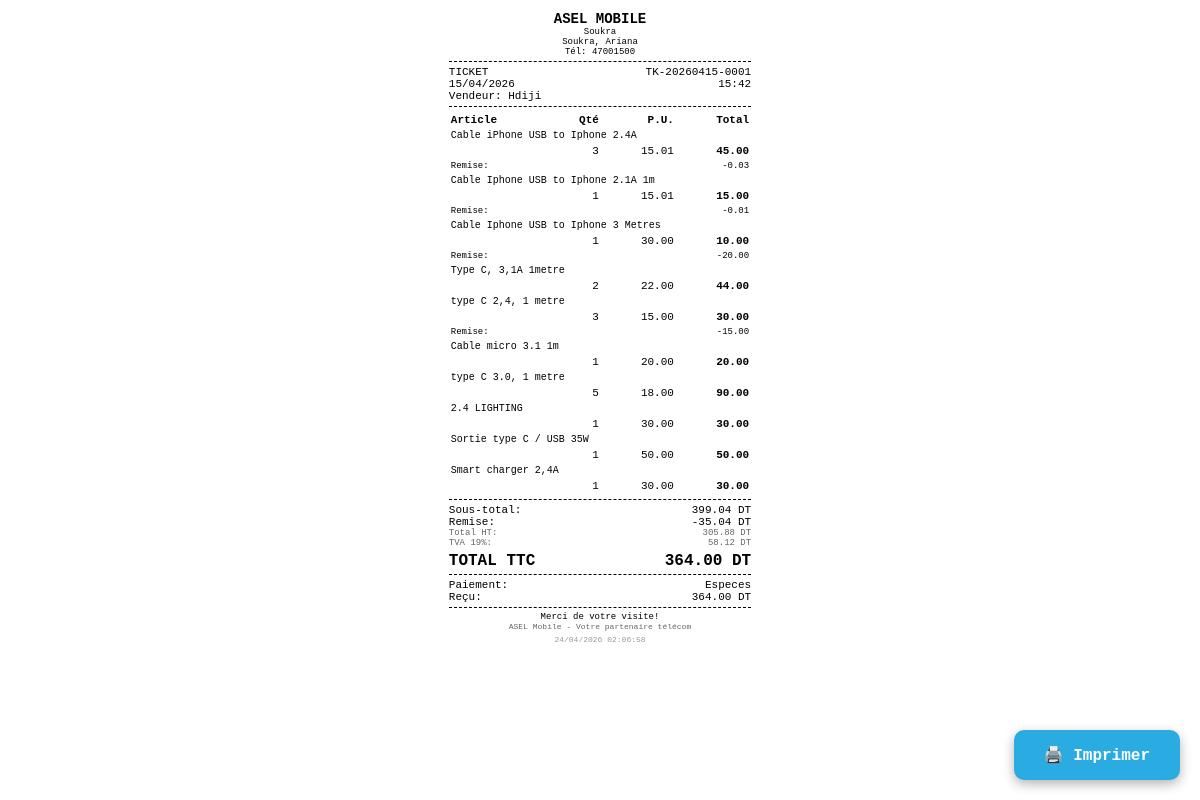
The page /receipt.php?id=1 (signed in) on the database its author committed.
### tables this page shows
CREATE TABLE `factures` (
  `id` int(11) NOT NULL,
  `numero` varchar(30) NOT NULL,
  `franchise_id` int(11) NOT NULL,
  `client_id` int(11) DEFAULT NULL,
  `type_facture` enum('ticket','facture','devis') DEFAULT 'ticket',
  `sous_total` decimal(10,2) DEFAULT 0.00,
  `remise_totale` decimal(10,2) DEFAULT 0.00,
  `total_ht` decimal(10,2) DEFAULT 0.00,
  `tva` decimal(10,2) DEFAULT 0.00,
  `total_ttc` decimal(10,2) DEFAULT 0.00,
  `mode_paiement` enum('especes','carte','virement','cheque','mixte') DEFAULT 'especes',
  `montant_recu` decimal(10,2) DEFAULT 0.00,
  `monnaie` decimal(10,2) DEFAULT 0.00,
  `statut` enum('payee','en_attente','annulee') DEFAULT 'payee',
  `utilisateur_id` int(11) DEFAULT NULL,
  `note` text DEFAULT NULL,
  `date_facture` datetime DEFAULT current_timestamp(),
  `tva_montant` decimal(10,2) DEFAULT 0.00
);

CREATE TABLE `franchises` (
  `id` int(11) NOT NULL,
  `nom` varchar(100) NOT NULL,
  `type_franchise` enum('central','point_de_vente') DEFAULT 'point_de_vente',
  `adresse` varchar(255) DEFAULT NULL,
  `telephone` varchar(50) DEFAULT NULL,
  `responsable` varchar(100) DEFAULT NULL,
  `horaires` varchar(255) DEFAULT 'Lun-Sam: 09:00-19:00',
  `notes_internes` text DEFAULT NULL,
  `statut_commercial` enum('prospect','contact','contrat_non_signe','contrat_signe','actif','suspendu','resilie') DEFAULT 'actif',
  `latitude` decimal(10,8) DEFAULT NULL,
  `longitude` decimal(11,8) DEFAULT NULL,
  `actif` tinyint(4) DEFAULT 1,
  `date_creation` datetime DEFAULT current_timestamp()
);

CREATE TABLE `utilisateurs` (
  `id` int(11) NOT NULL,
  `nom_utilisateur` varchar(50) NOT NULL,
  `mot_de_passe` varchar(255) NOT NULL,
  `nom_complet` varchar(100) NOT NULL,
  `prenom` varchar(100) DEFAULT '',
  `cin` varchar(8) DEFAULT NULL,
  `telephone` varchar(20) DEFAULT '',
  `role` enum('admin','franchise','gestionnaire','viewer') NOT NULL,
  `custom_permissions` text DEFAULT NULL,
  `franchise_id` int(11) DEFAULT NULL,
  `actif` tinyint(4) DEFAULT 1,
  `date_creation` datetime DEFAULT current_timestamp()
);

CREATE TABLE `facture_lignes` (
  `id` int(11) NOT NULL,
  `facture_id` int(11) NOT NULL,
  `type_ligne` enum('produit','service','recharge') DEFAULT 'produit',
  `produit_id` int(11) DEFAULT NULL,
  `service_id` int(11) DEFAULT NULL,
  `designation` varchar(200) NOT NULL,
  `quantite` int(11) DEFAULT 1,
  `prix_unitaire` decimal(10,2) NOT NULL,
  `remise` decimal(10,2) DEFAULT 0.00,
  `total` decimal(10,2) NOT NULL
);

### config.php (called while the page is built, shortened)
<?php
function db() {
    static $pdo = null;
    if (!$pdo) {
        $pdo = new PDO("mysql:host=".DB_HOST.";dbname=".DB_NAME.";charset=utf8mb4", DB_USER, DB_PASS, [
            PDO::ATTR_ERRMODE => PDO::ERRMODE_EXCEPTION,
            PDO::ATTR_DEFAULT_FETCH_MODE => PDO::FETCH_ASSOC
        ]);
        $pdo->exec("SET time_zone = '+01:00'");
    }
    return $pdo;
}

### helpers.php (called while the page is built, shortened)
<?php
require_once __DIR__ . '/config.php';
function query($sql, $params = []) {
    $stmt = db()->prepare($sql);
    $stmt->execute($params);
    return $stmt->fetchAll();
}
function queryOne($sql, $params = []) {
    $stmt = db()->prepare($sql);
    $stmt->execute($params);
    return $stmt->fetch();
}

### receipt.php (the view, shortened to what this page needs)
<?php
require_once 'helpers.php';
$id = intval($_GET['id'] ?? 0);
$f = queryOne("SELECT f.*,fr.nom as franchise_nom,fr.adresse as franchise_adresse,fr.telephone as franchise_tel,
               c.nom as client_nom,c.prenom as client_prenom,c.telephone as client_tel,
               u.nom_complet as vendeur
               FROM factures f JOIN franchises fr ON f.franchise_id=fr.id
               LEFT JOIN clients c ON f.client_id=c.id LEFT JOIN utilisateurs u ON f.utilisateur_id=u.id
               WHERE f.id=?", [$id]);
$lignes = query("SELECT * FROM facture_lignes WHERE facture_id=?", [$id]);
?>
<!DOCTYPE html>
<html lang="fr">
<head>
</head>
<body>
    <button class="btn-print no-print" onclick="window.print()">🖨️ Imprimer</button>
    <div class="center bold" style="font-size:14px">ASEL MOBILE</div>
    <div class="center" style="font-size:9px"><?=str_replace('ASEL Mobile — ','',$f['franchise_nom'])?></div>
    <div class="center" style="font-size:9px"><?=$f['franchise_adresse']?></div>
    <div class="center" style="font-size:9px">Tél: <?=$f['franchise_tel']?></div>
    <div class="line"></div>
    <div class="row"><span><?=strtoupper($f['type_facture'])?></span><span><?=$f['numero']?></span></div>
    <div class="row"><span><?=date('d/m/Y',strtotime($f['date_facture']))?></span><span><?=date('H:i',strtotime($f['date_facture']))?></span></div>
    <div>Vendeur: <?=$f['vendeur']?></div>
    <div class="line"></div>
    <table>
        <tr class="bold"><td>Article</td><td class="right">Qté</td><td class="right">P.U.</td><td class="right">Total</td></tr>
        <?php foreach($lignes as $l): ?>
        <tr>
            <td colspan="4" style="font-size:10px"><?=htmlspecialchars($l['designation'])?></td>
        </tr>
        <tr>
            <td></td>
            <td class="right"><?=$l['quantite']?></td>
            <td class="right"><?=number_format($l['prix_unitaire'],2)?></td>
            <td class="right bold"><?=number_format($l['total'],2)?></td>
        </tr>
        <?php if($l['remise']>0): ?>
        <tr><td colspan="3" style="font-size:9px">  Remise:</td><td class="right" style="font-size:9px">-<?=number_format($l['remise'],2)?></td></tr>
        <?php endif; ?>
        <?php endforeach; ?>
    </table>
    <div class="line"></div>
    <?php if($f['remise_totale']>0): ?>
    <div class="row"><span>Sous-total:</span><span><?=number_format($f['sous_total'],2)?> DT</span></div>
    <div class="row"><span>Remise:</span><span>-<?=number_format($f['remise_totale'],2)?> DT</span></div>
    <?php endif; ?>
    <?php
    $ht = floatval($f['total_ht'] ?: round($f['total_ttc']/1.19,2));
    $tva = $f['total_ttc'] - $ht;
    if(abs($tva) > 0.01): ?>
    <div class="row" style="font-size:9px;color:#666"><span>Total HT:</span><span><?=number_format($ht,2)?> DT</span></div>
    <div class="row" style="font-size:9px;color:#666"><span>TVA 19%:</span><span><?=number_format($tva,2)?> DT</span></div>
    <?php endif; ?>
    <div class="row big" style="margin:4px 0"><span>TOTAL TTC</span><span><?=number_format($f['total_ttc'],2)?> DT</span></div>
    <div class="line"></div>
    <div class="row"><span>Paiement:</span><span><?=ucfirst($f['mode_paiement'])?></span></div>
    <?php if($f['mode_paiement']==='especes' && $f['montant_recu']>0): ?>
    <div class="row"><span>Reçu:</span><span><?=number_format($f['montant_recu'],2)?> DT</span></div>
    <?php endif; ?>
    <div class="line"></div>
    <div class="center" style="font-size:9px;margin-top:4px">Merci de votre visite!</div>
    <div class="center" style="font-size:8px;color:#666">ASEL Mobile - Votre partenaire télécom</div>
    <div class="center" style="font-size:8px;color:#999;margin-top:4px"><?=date('d/m/Y H:i:s')?></div>
</body>
</html>

### receipt.php (style rules this page uses)
* { font-family: 'Courier New', monospace; margin:0; padding:0; }
body { width:80mm; margin:auto; padding:3mm; font-size:11px; }
.center { text-align:center; }
.bold { font-weight:bold; }
.line { border-top:1px dashed #000; margin:4px 0; }
.row { display:flex; justify-content:space-between; }
.big { font-size:16px; font-weight:bold; }
table { width:100%; }
td { padding:1px 0; vertical-align:top; }
.right { text-align:right; }
.btn-print { position:fixed; bottom:20px; right:20px; background:#2AABE2; color:white; border:none; padding:15px 30px; border-radius:10px; font-weight:bold; cursor:pointer; font-size:16px; box-shadow:0 4px 12px rgba(0,0,0,0.3); z-index:100; }

### rows shown on the page
factures: franchise.nom "Soukra", franchise.adresse "Soukra, Ariana", franchise.telephone "47001500", type_facture "TICKET", numero "TK-20260415-0001", date_facture "15/04/2026", date_facture "15:42", utilisateur.nom_complet "Hdiji", sous_total "399.04", remise_totale "35.04", total_ht "305.88", tva "58.12", total_ttc "364.00", mode_paiement "Especes", montant_recu "364.00"
facture_lignes: designation "Cable iPhone USB to Iphone 2.4A", quantite "3", prix_unitaire "15.01", total "45.00", remise "0.03"
facture_lignes: designation "Cable Iphone USB to Iphone 2.1A 1m", quantite "1", prix_unitaire "15.01", total "15.00", remise "0.01"
facture_lignes: designation "Cable Iphone USB to Iphone 3 Metres", quantite "1", prix_unitaire "30.00", total "10.00", remise "20.00"
facture_lignes: designation "Type C, 3,1A 1metre", quantite "2", prix_unitaire "22.00", total "44.00"
facture_lignes: designation "type C 2,4, 1 metre", quantite "3", prix_unitaire "15.00", total "30.00", remise "15.00"
facture_lignes: designation "Cable micro 3.1 1m", quantite "1", prix_unitaire "20.00", total "20.00"
facture_lignes: designation "type C 3.0, 1 metre", quantite "5", prix_unitaire "18.00", total "90.00"
facture_lignes: designation "2.4 LIGHTING", quantite "1", prix_unitaire "30.00", total "30.00"
facture_lignes: designation "Sortie type C / USB 35W", quantite "1", prix_unitaire "50.00", total "50.00"
facture_lignes: designation "Smart charger 2,4A", quantite "1", prix_unitaire "30.00", total "30.00"
